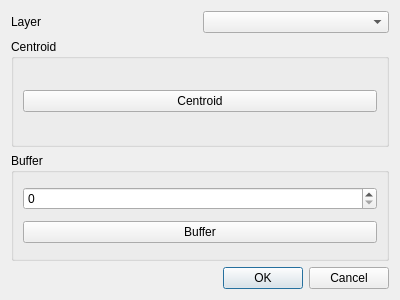
<?xml version="1.0" encoding="UTF-8"?>
<ui version="4.0">
 <class>Dialog</class>
 <widget class="QDialog" name="Dialog">
  <property name="geometry">
   <rect>
    <x>0</x>
    <y>0</y>
    <width>400</width>
    <height>300</height>
   </rect>
  </property>
  <property name="windowTitle">
   <string>Dialog</string>
  </property>
  <layout class="QGridLayout" name="gridLayout">
   <item row="1" column="0" colspan="2">
    <widget class="QGroupBox" name="groupBox">
     <property name="title">
      <string>Centroid</string>
     </property>
     <layout class="QGridLayout" name="gridLayout_2">
      <item row="0" column="0">
       <widget class="QPushButton" name="centroidButton">
        <property name="text">
         <string>Centroid</string>
        </property>
       </widget>
      </item>
     </layout>
    </widget>
   </item>
   <item row="0" column="0">
    <widget class="QLabel" name="label_2">
     <property name="text">
      <string>Layer</string>
     </property>
    </widget>
   </item>
   <item row="0" column="1">
    <widget class="QComboBox" name="layerComboBox"/>
   </item>
   <item row="3" column="0" colspan="2">
    <widget class="QDialogButtonBox" name="buttonBox">
     <property name="orientation">
      <enum>Qt::Horizontal</enum>
     </property>
     <property name="standardButtons">
      <set>QDialogButtonBox::Cancel|QDialogButtonBox::Ok</set>
     </property>
    </widget>
   </item>
   <item row="2" column="0" colspan="2">
    <widget class="QGroupBox" name="groupBox_2">
     <property name="title">
      <string>Buffer</string>
     </property>
     <layout class="QGridLayout" name="gridLayout_3">
      <item row="0" column="0" colspan="2">
       <widget class="QSpinBox" name="bufferSize"/>
      </item>
      <item row="1" column="0" colspan="2">
       <widget class="QPushButton" name="bufferButton">
        <property name="text">
         <string>Buffer</string>
        </property>
       </widget>
      </item>
     </layout>
    </widget>
   </item>
  </layout>
 </widget>
 <resources/>
 <connections>
  <connection>
   <sender>buttonBox</sender>
   <signal>accepted()</signal>
   <receiver>Dialog</receiver>
   <slot>accept()</slot>
   <hints>
    <hint type="sourcelabel">
     <x>248</x>
     <y>254</y>
    </hint>
    <hint type="destinationlabel">
     <x>157</x>
     <y>274</y>
    </hint>
   </hints>
  </connection>
  <connection>
   <sender>buttonBox</sender>
   <signal>rejected()</signal>
   <receiver>Dialog</receiver>
   <slot>reject()</slot>
   <hints>
    <hint type="sourcelabel">
     <x>316</x>
     <y>260</y>
    </hint>
    <hint type="destinationlabel">
     <x>286</x>
     <y>274</y>
    </hint>
   </hints>
  </connection>
 </connections>
</ui>
